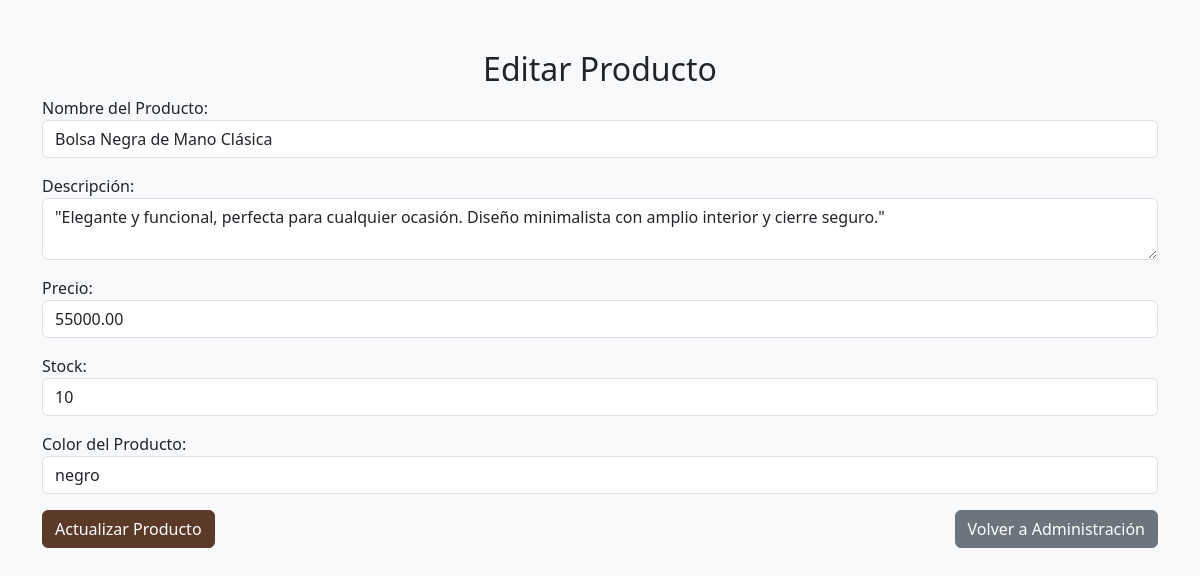
The app's page /tienda-bolsas-caras/editar_producto.php?id=1 with its own data.
### tables this page shows
CREATE TABLE `productos` (
  `id` int(11) NOT NULL,
  `nombre` varchar(100) NOT NULL,
  `precio` decimal(10,2) NOT NULL,
  `color` varchar(50) DEFAULT NULL,
  `descripcion` text DEFAULT NULL,
  `stock` int(11) NOT NULL,
  `imagen` varchar(255) DEFAULT NULL
);

### tienda-bolsas-caras/editar_producto.php (the view, shortened to what this page needs)
<?php
include 'db_connection.php';
if (isset($_GET['id'])) {
    $id = $_GET['id'];
    $sql = "SELECT * FROM productos WHERE id = :id";
    $stmt = $pdo->prepare($sql);
    $stmt->execute([':id' => $id]);
    $producto = $stmt->fetch(PDO::FETCH_ASSOC);
}
?>
<!DOCTYPE html>
<html lang="es">
<head>
    <link href="https://cdn.jsdelivr.net/npm/bootstrap@5.3.3/dist/css/bootstrap.min.css" rel="stylesheet">
</head>
<body>
    <div class="container">
        <h2 class="text-center">Editar Producto</h2>
        <form action="" method="POST">
            <div class="form-group mb-3">
                <label for="nombre">Nombre del Producto:</label>
                <input type="text" class="form-control" id="nombre" name="nombre" value="<?php echo $producto['nombre']; ?>" required>
            </div>
            <div class="form-group mb-3">
                <label for="descripcion">Descripción:</label>
                <textarea class="form-control" id="descripcion" name="descripcion" required><?php echo $producto['descripcion']; ?></textarea>
            </div>
            <div class="form-group mb-3">
                <label for="precio">Precio:</label>
                <input type="number" class="form-control" id="precio" name="precio" step="0.01" value="<?php echo $producto['precio']; ?>" required>
            </div>
            <div class="form-group mb-3">
                <label for="stock">Stock:</label>
                <input type="number" class="form-control" id="stock" name="stock" value="<?php echo $producto['stock']; ?>" required>
            </div>
            <div class="form-group mb-3">
                <label for="color">Color del Producto:</label>
                <input type="text" class="form-control" id="color" name="color" value="<?php echo $producto['color']; ?>" required>
            </div>
            <div class="d-flex justify-content-between">
                <button type="submit" class="btn btn-primary">Actualizar Producto</button>
                <a href="admin.php" class="btn btn-secondary">Volver a Administración</a>
            </div>
        </form>
    </div>
</body>
</html>

### tienda-bolsas-caras/editar_producto.php (style rules this page uses)
body { background-color: #f8f9fa; }
.container { margin-top: 50px; }
.btn-primary { background-color: #5B3A29; border-color: #5B3A29; }
.btn-secondary { background-color: #6c757d; border-color: #6c757d; }

### records on screen
productos: nombre "Bolsa Negra de Mano Clásica", descripcion "\"Elegante y funcional, perfecta para cualquier ocasión. Diseño minimalista con amplio interior y cierre seguro.\"", precio "55000.00", stock "10", color "negro"
